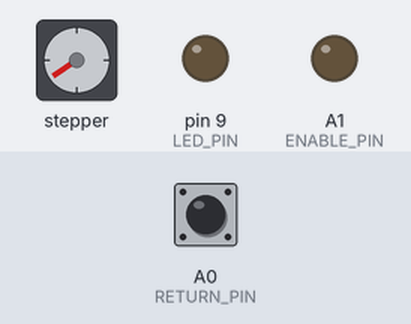
Bench run of a sketch on a simulated Arduino Uno, built with avr-gcc and run on an emulated ATmega328P. Shown: stepper motor, output pins drawn as LEDs (lit = HIGH). Dashed ring = blinking. Inputs (shaded band) come from the test bench; at power-on: A0 (RETURN_PIN) HIGH. Stepper angles assume 200 steps per turn.

Above: at 1.3 s.
1.4 s: A0 (RETURN_PIN) pulled LOW for 0.15 s
At 1.56 s:
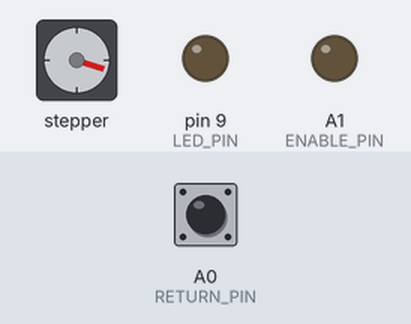
4.4 s: A0 (RETURN_PIN) pulled LOW for 1 s
At 4.57 s:
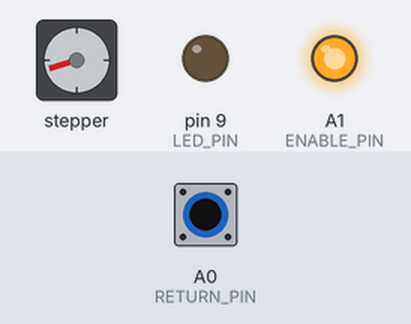
7.4 s: A0 (RETURN_PIN) pulled LOW for 0.15 s
At 7.89 s:
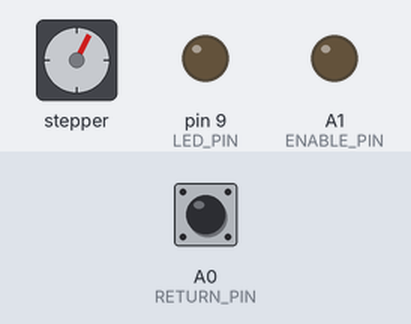
10.4 s: A0 (RETURN_PIN) pulled LOW for 3.2 s
At 10.6 s:
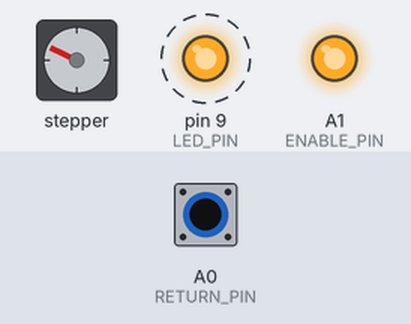
15.1 s: A0 (RETURN_PIN) pulled LOW for 1 s
At 15.43 s:
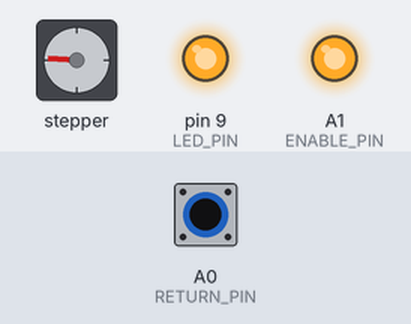
19.1 s: A0 (RETURN_PIN) pulled LOW for 3.2 s
At 19.65 s:
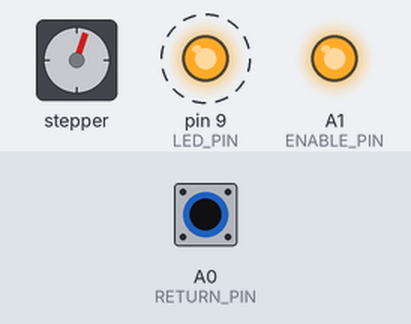
Timing chart, 0 to 24.8 s (numbered marks = the images above; inputs shaded):
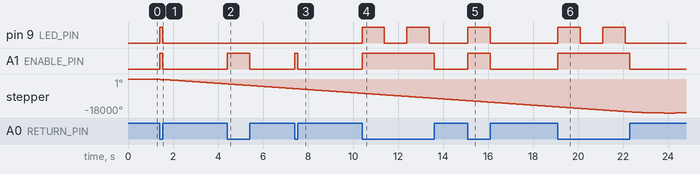

The sketch:

accelstep_test_plus.ino
```cpp
// From:
// http://www.schmalzhaus.com/EasyDriver/Examples/EasyDriverExamples.html
// This code does basically the same thing as Example 2, but using
// acceleration/deceleration via the AccelStepper library,
// and running for twice as many steps.
// (Thanks Mr. Duffy for pointing out this important fact!)
// The reason it runs twice as many steps is because we do
// "pos = -pos" to keep things short and simple.
// This means that it will run from 0 to 3600, then from
// 3600 to -3600 (which is 7200 steps).

#define STEPS_PER_MM 200
#define ENABLE_PIN A1
#define RETURN_PIN A0

#include <AccelStepper.h>
// Define a stepper and the pins it will use
AccelStepper stepper(AccelStepper::DRIVER, 5, 3);
int pos = 50 * STEPS_PER_MM;

#define LED_PIN 9
int ledState = LOW;             // ledState used to set the LED
unsigned long previousMillis = 0;        // will store last time LED was updated
const long interval = 1000;           // interval at which to blink (milliseconds)

void setup()
{
  stepper.setMaxSpeed(500);
  stepper.setAcceleration(300);

  pinMode(LED_PIN, OUTPUT);
  pinMode(ENABLE_PIN, OUTPUT);

  pinMode(RETURN_PIN, INPUT);
  digitalWrite(RETURN_PIN, INPUT_PULLUP);
}

void loop()
{
  if (stepper.distanceToGo() == 0)
  {
    delay(500);
    pos = -pos;
    stepper.moveTo(pos);\
  }
  stepper.run();
  bool letsmove = !digitalRead(RETURN_PIN);
  blink_led(letsmove);
  digitalWrite(ENABLE_PIN, letsmove);
}

void blink_led(bool enable) {
  if (enable) {
    unsigned long currentMillis = millis();
    if (currentMillis - previousMillis >= interval) {
      previousMillis = currentMillis;
      if (ledState == LOW)
        ledState = HIGH;
      else
        ledState = LOW;
      digitalWrite(LED_PIN, ledState);
    }
  } else
    digitalWrite(LED_PIN, LOW);
}
```

Measured:
- after the input at 1.4 s, pin 9 (LED_PIN), A1 (ENABLE_PIN): LOW → HIGH at once, → LOW 0.15 s later
- after the input at 4.4 s, A1 (ENABLE_PIN): LOW → HIGH at once, → LOW 1.0 s later
- after the input at 7.4 s, A1 (ENABLE_PIN): LOW → HIGH at once, → LOW 0.15 s later
- after the input at 10.4 s, pin 9 (LED_PIN): alternates HIGH for 1.0 s and LOW for 1.0 s, starting at once; A1 (ENABLE_PIN): LOW → HIGH at once, → LOW 3.2 s later
- after the input at 15.1 s, pin 9 (LED_PIN), A1 (ENABLE_PIN): LOW → HIGH at once, → LOW 1.0 s later
- after the input at 19.1 s, pin 9 (LED_PIN): alternates HIGH for 1.0 s and LOW for 1.0 s, 4 changes in all, then stays LOW, starting at once; A1 (ENABLE_PIN): LOW → HIGH at once, → LOW 3.2 s later
